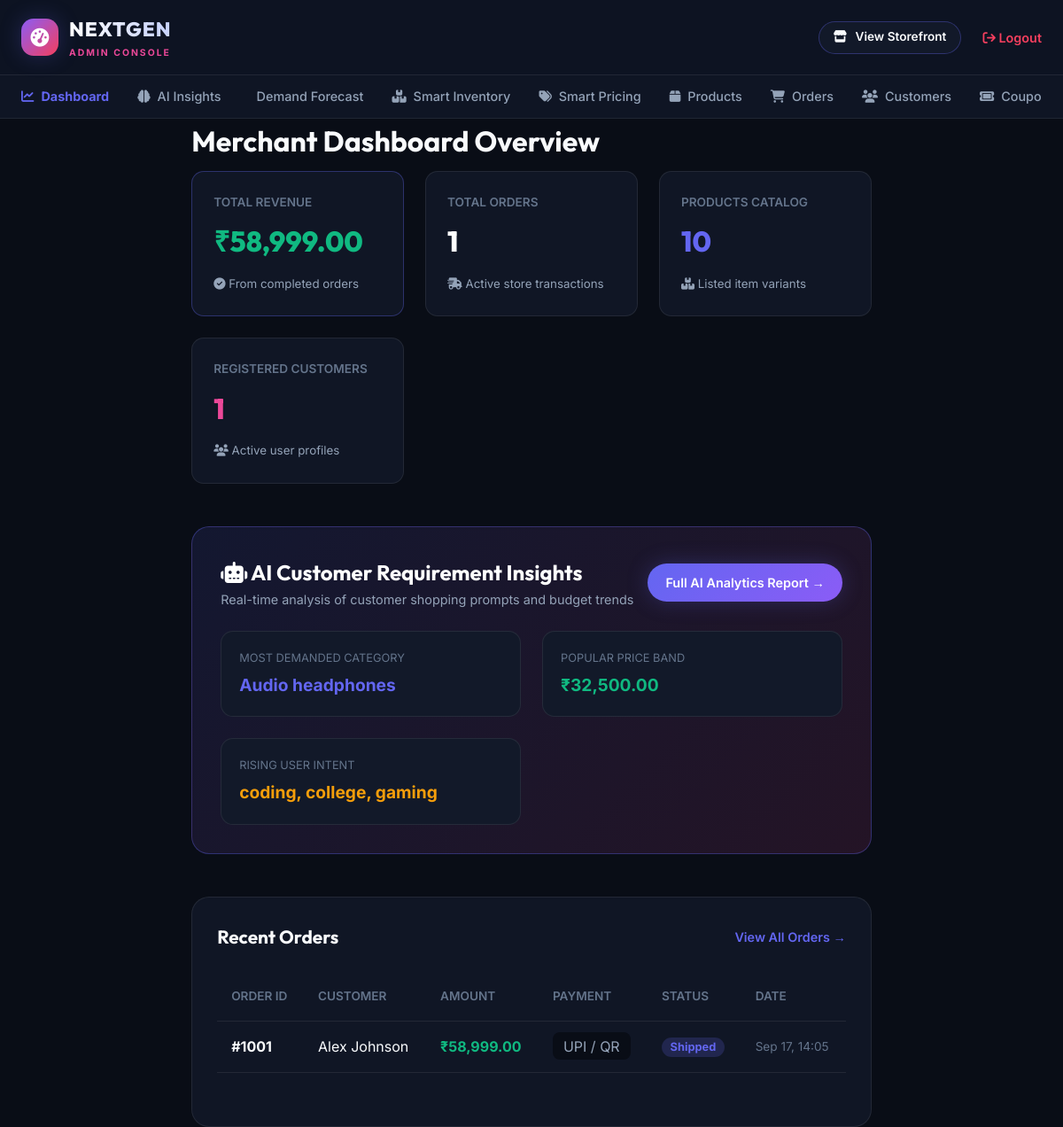
Page /admin/dashboard.php (signed in) on the committed database.
### tables this page shows
CREATE TABLE IF NOT EXISTS `orders` (
  `id` INT AUTO_INCREMENT PRIMARY KEY,
  `user_id` INT NOT NULL,
  `total_amount` DECIMAL(10, 2) NOT NULL,
  `discount_amount` DECIMAL(10, 2) DEFAULT 0.00,
  `final_amount` DECIMAL(10, 2) NOT NULL,
  `payment_method` VARCHAR(50) NOT NULL DEFAULT 'UPI',
  `payment_status` ENUM('Pending', 'Paid', 'Failed') DEFAULT 'Paid',
  `order_status` ENUM('Processing', 'Shipped', 'Out for Delivery', 'Delivered', 'Cancelled') DEFAULT 'Processing',
  `shipping_name` VARCHAR(100) NOT NULL,
  `shipping_phone` VARCHAR(20) NOT NULL,
  `shipping_address` TEXT NOT NULL,
  `city` VARCHAR(50) NOT NULL,
  `state` VARCHAR(50) NOT NULL,
  `pincode` VARCHAR(10) NOT NULL,
  `tracking_number` VARCHAR(50) DEFAULT NULL,
  `created_at` DATETIME DEFAULT CURRENT_TIMESTAMP,
  FOREIGN KEY (`user_id`) REFERENCES `users`(`id`) ON DELETE CASCADE
);

### includes/functions.php (called while the page is built, shortened)
<?php
function formatPrice($amount) {
    return '₹' . number_format((float)$amount, 2);
}

### includes/ai_engine.php (called while the page is built, shortened)
<?php
require_once __DIR__ . '/functions.php';
class AIEngine {
    public static function getAICustomerAnalytics() {
        $db = Database::getConnection();
        $stmt = $db->query("SELECT parsed_category, COUNT(*) as cnt FROM ai_requirements WHERE parsed_category IS NOT NULL GROUP BY parsed_category ORDER BY cnt DESC LIMIT 1");
        $topCatRow = $stmt->fetch();
        $topCategory = $topCatRow ? ucfirst(str_replace('-', ' ', $topCatRow['parsed_category'])) : 'Laptops & Computers';
        $stmt = $db->query("SELECT AVG(parsed_budget) as avg_budget FROM ai_requirements WHERE parsed_budget > 0");
        $avgBudRow = $stmt->fetch();
        $avgBudget = $avgBudRow['avg_budget'] ? formatPrice($avgBudRow['avg_budget']) : '₹45,000 – ₹60,000';
        $stmt = $db->query("SELECT parsed_purpose FROM ai_requirements WHERE parsed_purpose IS NOT NULL AND parsed_purpose != ''");
        $purposesRaw = $stmt->fetchAll(PDO::FETCH_COLUMN);
        $purposes = [];
        foreach ($purposesRaw as $p) {
            foreach (explode(',', $p) as $singleP) {
                $trimmed = trim($singleP);
                if (!empty($trimmed)) {
                    $purposes[$trimmed] = ($purposes[$trimmed] ?? 0) + 1;
                }
            }
        }
        arsort($purposes);
        $topPurposes = array_keys(array_slice($purposes, 0, 3));
        $insights = [
            [
                'icon' => 'fa-fire',
                'title' => 'High Demand Warning',
                'text' => "Customers are actively querying **{$topCategory}** with budget constraints around **{$avgBudget}**.",
                'type' => 'success'
            ],
            [
                'icon' => 'fa-microchip',
                'title' => 'Top Feature Intent',
                'text' => "The most requested specs are **" . implode(', ', $topPurposes) . "** and **16GB RAM / High Battery**.",
                'type' => 'info'
            ],
            [
                'icon' => 'fa-chart-line-up',
                'title' => 'Inventory Strategy Tip',
                'text' => "Consider featuring budget student models under ₹50,000 and bundles with ANC headphones to increase cart conversion by up to 28%.",
                'type' => 'warning'
            ]
        ];
        return [
            'top_category' => $topCategory,
            'popular_budget' => $avgBudget,
            'top_purposes' => $topPurposes,
            'insights' => $insights
        ];
    }
}

### admin/dashboard.php (the view, shortened to what this page needs)
<?php
require_once __DIR__ . '/../includes/functions.php';
require_once __DIR__ . '/../includes/ai_engine.php';
$db = Database::getConnection();
$totalSales = $db->query("SELECT SUM(final_amount) FROM orders WHERE payment_status = 'Paid'")->fetchColumn() ?: 0;
$totalOrders = $db->query("SELECT COUNT(*) FROM orders")->fetchColumn();
$totalProducts = $db->query("SELECT COUNT(*) FROM products")->fetchColumn();
$totalCustomers = $db->query("SELECT COUNT(*) FROM users WHERE role = 'customer'")->fetchColumn();
$recentOrders = $db->query("SELECT o.*, u.full_name FROM orders o LEFT JOIN users u ON o.user_id = u.id ORDER BY o.id DESC LIMIT 5")->fetchAll();
$aiAnalytics = AIEngine::getAICustomerAnalytics();
?>
<!DOCTYPE html>
<html lang="en">
<head>
    <link rel="stylesheet" href="https://cdnjs.cloudflare.com/ajax/libs/font-awesome/6.5.1/css/all.min.css">
    <link rel="stylesheet" href="../assets/css/style.css">
</head>
<body>
    <header class="main-header" style="background: #0d1322;">
        <div class="container header-container">
            <a href="dashboard.php" class="brand-logo">
                <div class="logo-icon" style="background: linear-gradient(135deg, var(--accent), var(--rose));"><i class="fa-solid fa-gauge-high"></i></div>
                <div class="logo-text">
                    <span class="brand-name">NEXTGEN</span>
                    <span class="brand-tag">ADMIN CONSOLE</span>
                </div>
            </a>
            <div style="display: flex; gap: 1.5rem; align-items: center;">
                <a href="../index.php" class="btn-secondary" style="padding: 0.4rem 1rem; font-size: 0.85rem;" target="_blank">
                    <i class="fa-solid fa-store"></i> View Storefront
                </a>
                <a href="../login.php?action=logout" class="logout-link" style="color: var(--rose); font-weight: 600; font-size: 0.9rem;">
                    <i class="fa-solid fa-arrow-right-from-bracket"></i> Logout
                </a>
            </div>
        </div>
        <nav class="nav-bar">
            <div class="container nav-container">
                <ul class="nav-links">
                    <li><a href="dashboard.php" style="color: var(--primary); font-weight: 700;"><i class="fa-solid fa-chart-line"></i> Dashboard</a></li>
                    <li><a href="ai-analytics.php" class="highlight-link"><i class="fa-solid fa-brain"></i> AI Insights</a></li>
                    <li><a href="ai-forecasting.php"><i class="fa-solid fa-chart-line-up"></i> Demand Forecast</a></li>
                    <li><a href="inventory.php"><i class="fa-solid fa-boxes-stacked"></i> Smart Inventory</a></li>
                    <li><a href="smart-pricing.php"><i class="fa-solid fa-tags"></i> Smart Pricing</a></li>
                    <li><a href="products.php"><i class="fa-solid fa-box"></i> Products</a></li>
                    <li><a href="orders.php"><i class="fa-solid fa-cart-shopping"></i> Orders</a></li>
                    <li><a href="users.php"><i class="fa-solid fa-users"></i> Customers</a></li>
                    <li><a href="coupons.php"><i class="fa-solid fa-ticket"></i> Coupons</a></li>
                </ul>
            </div>
        </nav>
    </header>
    <div class="container my-5">
        <h1 class="section-title mb-4">Merchant Dashboard Overview</h1>
        <div style="display: grid; grid-template-columns: repeat(auto-fit, minmax(220px, 1fr)); gap: 1.5rem; margin-bottom: 3rem;">
            <div style="background: var(--bg-card); border: 1px solid var(--border-highlight); border-radius: var(--radius-md); padding: 1.5rem;">
                <div style="color: var(--text-muted); font-size: 0.85rem; font-weight: 600; text-transform: uppercase;">Total Revenue</div>
                <div style="font-family: var(--font-heading); font-size: 2rem; font-weight: 800; color: var(--emerald); margin: 0.5rem 0;"><?= formatPrice($totalSales) ?></div>
                <small style="color: var(--text-secondary);"><i class="fa-solid fa-circle-check"></i> From completed orders</small>
            </div>
            <div style="background: var(--bg-card); border: 1px solid var(--border-color); border-radius: var(--radius-md); padding: 1.5rem;">
                <div style="color: var(--text-muted); font-size: 0.85rem; font-weight: 600; text-transform: uppercase;">Total Orders</div>
                <div style="font-family: var(--font-heading); font-size: 2rem; font-weight: 800; color: #fff; margin: 0.5rem 0;"><?= $totalOrders ?></div>
                <small style="color: var(--text-secondary);"><i class="fa-solid fa-truck-fast"></i> Active store transactions</small>
            </div>
            <div style="background: var(--bg-card); border: 1px solid var(--border-color); border-radius: var(--radius-md); padding: 1.5rem;">
                <div style="color: var(--text-muted); font-size: 0.85rem; font-weight: 600; text-transform: uppercase;">Products Catalog</div>
                <div style="font-family: var(--font-heading); font-size: 2rem; font-weight: 800; color: var(--primary); margin: 0.5rem 0;"><?= $totalProducts ?></div>
                <small style="color: var(--text-secondary);"><i class="fa-solid fa-boxes-stacked"></i> Listed item variants</small>
            </div>
            <div style="background: var(--bg-card); border: 1px solid var(--border-color); border-radius: var(--radius-md); padding: 1.5rem;">
                <div style="color: var(--text-muted); font-size: 0.85rem; font-weight: 600; text-transform: uppercase;">Registered Customers</div>
                <div style="font-family: var(--font-heading); font-size: 2rem; font-weight: 800; color: var(--neon-pink); margin: 0.5rem 0;"><?= $totalCustomers ?></div>
                <small style="color: var(--text-secondary);"><i class="fa-solid fa-users"></i> Active user profiles</small>
            </div>
        </div>
        <div style="background: linear-gradient(135deg, rgba(99, 102, 241, 0.12), rgba(236, 72, 153, 0.12)); border: 1px solid var(--border-highlight); border-radius: var(--radius-lg); padding: 2rem; margin-bottom: 3rem;">
            <div style="display: flex; justify-content: space-between; align-items: center; margin-bottom: 1.5rem; flex-wrap: wrap; gap: 1rem;">
                <div>
                    <h3 style="font-family: var(--font-heading); font-size: 1.5rem; color: #fff;">
                        <i class="fa-solid fa-robot text-glow"></i> AI Customer Requirement Insights
                    </h3>
                    <p style="color: var(--text-secondary); font-size: 0.9rem;">Real-time analysis of customer shopping prompts and budget trends</p>
                </div>
                <a href="ai-analytics.php" class="btn-primary" style="padding: 0.6rem 1.25rem; font-size: 0.9rem;">Full AI Analytics Report &rarr;</a>
            </div>
            <div style="display: grid; grid-template-columns: repeat(auto-fit, minmax(280px, 1fr)); gap: 1.5rem;">
                <div style="background: var(--bg-surface); border: 1px solid var(--border-color); border-radius: var(--radius-md); padding: 1.25rem;">
                    <div style="color: var(--text-muted); font-size: 0.8rem;">MOST DEMANDED CATEGORY</div>
                    <div style="font-size: 1.2rem; font-weight: 700; color: var(--primary); margin-top: 0.25rem;"><?= $aiAnalytics['top_category'] ?></div>
                </div>
                <div style="background: var(--bg-surface); border: 1px solid var(--border-color); border-radius: var(--radius-md); padding: 1.25rem;">
                    <div style="color: var(--text-muted); font-size: 0.8rem;">POPULAR PRICE BAND</div>
                    <div style="font-size: 1.2rem; font-weight: 700; color: var(--emerald); margin-top: 0.25rem;"><?= $aiAnalytics['popular_budget'] ?></div>
                </div>
                <div style="background: var(--bg-surface); border: 1px solid var(--border-color); border-radius: var(--radius-md); padding: 1.25rem;">
                    <div style="color: var(--text-muted); font-size: 0.8rem;">RISING USER INTENT</div>
                    <div style="font-size: 1.2rem; font-weight: 700; color: var(--amber); margin-top: 0.25rem;"><?= implode(', ', $aiAnalytics['top_purposes']) ?></div>
                </div>
            </div>
        </div>
        <div style="background: var(--bg-card); border: 1px solid var(--border-color); border-radius: var(--radius-lg); padding: 1.75rem;">
            <div style="display: flex; justify-content: space-between; align-items: center; margin-bottom: 1.5rem;">
                <h3 style="font-family: var(--font-heading); font-size: 1.3rem;">Recent Orders</h3>
                <a href="orders.php" style="color: var(--primary); font-weight: 600; font-size: 0.9rem;">View All Orders &rarr;</a>
            </div>
            <table class="cart-table">
                <thead>
                    <tr>
                        <th>Order ID</th>
                        <th>Customer</th>
                        <th>Amount</th>
                        <th>Payment</th>
                        <th>Status</th>
                        <th>Date</th>
                    </tr>
                </thead>
                <tbody>
                    <?php foreach ($recentOrders as $ord): ?>
                        <tr>
                            <td><strong>#<?= $ord['id'] ?></strong></td>
                            <td><?= htmlspecialchars($ord['shipping_name'] ?: $ord['full_name']) ?></td>
                            <td style="font-weight: 700; color: var(--emerald);"><?= formatPrice($ord['final_amount']) ?></td>
                            <td><span class="pay-badge"><?= htmlspecialchars($ord['payment_method']) ?></span></td>
                            <td>
                                <span style="background: rgba(99, 102, 241, 0.2); color: var(--primary); font-size: 0.8rem; font-weight: 700; padding: 0.2rem 0.6rem; border-radius: 99px;">
                                    <?= htmlspecialchars($ord['order_status']) ?>
                                </span>
                            </td>
                            <td style="font-size: 0.85rem; color: var(--text-muted);"><?= date('M d, H:i', strtotime($ord['created_at'])) ?></td>
                        </tr>
                    <?php endforeach; ?>
                </tbody>
            </table>
        </div>
    </div>
</body>
</html>

### rows in the picture
orders: id "1001", shipping_name "Alex Johnson", final_amount "₹58,999.00", payment_method "UPI / QR", order_status "Shipped", created_at "Sep 17, 14:05"

### other values in the picture
formatPrice($totalSales) "₹58,999.00"
$totalOrders "1"
$totalProducts "10"
$totalCustomers "1"
$aiAnalytics['top_category'] "Audio headphones"
$aiAnalytics['popular_budget'] "₹32,500.00"
implode(', ', $aiAnalytics['top_purposes']) "coding, college, gaming"
